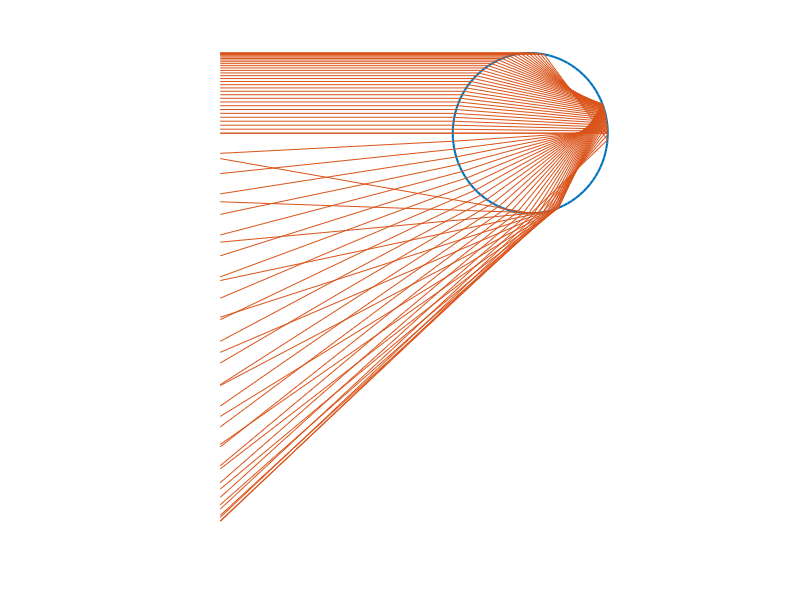

Reproduce this figure in MATLAB. (Note: this script raises an error after producing the figure.)
k=1.33;
xb=-4;

t2=(0:1/100:1);
t3=2.*pi.*t2;
x=cos(t3);
y=sin(t3);
plot(x,y,'linewidth',1.5)
axis([-5.5 2.5 -5 1.1])
axis off
hold on





for i=0:35;
a=i/20;
s=sin(a);
c=cos(a);
ss=s/k;
b=asin(ss);
c2=cos(2*b-a);
s2=sin(2*b-a);
c3=cos(4*b-a);
s3=sin(4*b-a);
c4=cos(4*b-2*a);
s4=sin(4*b-2*a);
yend=-s3+(xb+c3)*(s4/c4);

q=[xb -c];
r=[s s];
line(q,r)

q=[-c c2];
r=[s s2];
line(q,r)

q=[c2 -c3];
r=[s2 -s3];
line(q,r)

q=[-c3 xb];
r=[-s3 yend];
line(q,r)


end







rdot=sprintf('%c',183)
text(0,0,rdot,'fontname','symbol','fontweight','bold','fontsize',20)
text(6.3,0.6,rdot,'fontname','symbol','fontweight','bold','fontsize',20)

text(-5.5,0.7,'rays','fontsize',20)
text(-5.5,0.2,'of the sun','fontsize',20)
text(-1.5,-3,'caustic','fontsize',20)
text(-1,1.2,'water droplet','fontsize',20)


hold off
